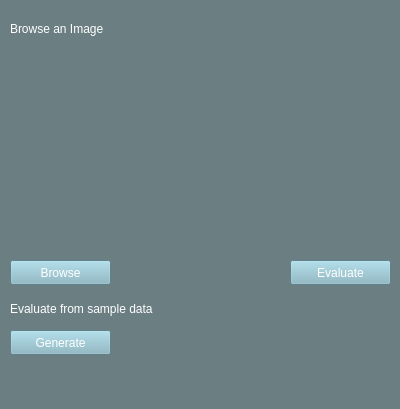
<?xml version="1.0" encoding="UTF-8"?>
<ui version="4.0">
 <class>MainWindow</class>
 <widget class="QMainWindow" name="MainWindow">
  <property name="geometry">
   <rect>
    <x>0</x>
    <y>0</y>
    <width>400</width>
    <height>409</height>
   </rect>
  </property>
  <property name="windowTitle">
   <string>Digit Recognition</string>
  </property>
  <property name="windowIcon">
   <iconset>
    <normaloff>:/logo/card.png</normaloff>:/logo/card.png</iconset>
  </property>
  <property name="styleSheet">
   <string notr="true">background-color: rgb(107, 126, 130);
color: rgb(255, 255, 255);
font: 75 10pt &quot;Kozuka Gothic Pr6N B&quot;;</string>
  </property>
  <widget class="QWidget" name="centralwidget">
   <widget class="QPushButton" name="pb_Browse">
    <property name="geometry">
     <rect>
      <x>10</x>
      <y>260</y>
      <width>101</width>
      <height>25</height>
     </rect>
    </property>
    <property name="styleSheet">
     <string notr="true">background-color: rgb(132, 181, 195);
color: rgb(255, 255, 255);</string>
    </property>
    <property name="text">
     <string>Browse</string>
    </property>
   </widget>
   <widget class="QPushButton" name="pb_Evaluate">
    <property name="geometry">
     <rect>
      <x>290</x>
      <y>260</y>
      <width>101</width>
      <height>25</height>
     </rect>
    </property>
    <property name="styleSheet">
     <string notr="true">background-color: rgb(132, 181, 195);
color: rgb(255, 255, 255);</string>
    </property>
    <property name="text">
     <string>Evaluate</string>
    </property>
   </widget>
   <widget class="QLabel" name="label">
    <property name="geometry">
     <rect>
      <x>10</x>
      <y>20</y>
      <width>121</width>
      <height>17</height>
     </rect>
    </property>
    <property name="text">
     <string>Browse an Image</string>
    </property>
   </widget>
   <widget class="QLabel" name="lbl_Name">
    <property name="geometry">
     <rect>
      <x>410</x>
      <y>0</y>
      <width>381</width>
      <height>20</height>
     </rect>
    </property>
    <property name="text">
     <string/>
    </property>
    <property name="alignment">
     <set>Qt::AlignRight|Qt::AlignTrailing|Qt::AlignVCenter</set>
    </property>
   </widget>
   <widget class="QLabel" name="label_2">
    <property name="geometry">
     <rect>
      <x>10</x>
      <y>300</y>
      <width>191</width>
      <height>17</height>
     </rect>
    </property>
    <property name="text">
     <string>Evaluate from sample data</string>
    </property>
   </widget>
   <widget class="QPushButton" name="pb_Generate">
    <property name="geometry">
     <rect>
      <x>10</x>
      <y>330</y>
      <width>101</width>
      <height>25</height>
     </rect>
    </property>
    <property name="styleSheet">
     <string notr="true">background-color: rgb(132, 181, 195);
color: rgb(255, 255, 255);</string>
    </property>
    <property name="text">
     <string>Generate</string>
    </property>
   </widget>
   <widget class="QLabel" name="label_3">
    <property name="geometry">
     <rect>
      <x>10</x>
      <y>40</y>
      <width>381</width>
      <height>211</height>
     </rect>
    </property>
    <property name="text">
     <string/>
    </property>
   </widget>
  </widget>
  <widget class="QMenuBar" name="menubar">
   <property name="geometry">
    <rect>
     <x>0</x>
     <y>0</y>
     <width>400</width>
     <height>22</height>
    </rect>
   </property>
  </widget>
  <widget class="QStatusBar" name="statusbar"/>
 </widget>
 <resources>
  <include location="../mainbg.qrc"/>
 </resources>
 <connections/>
</ui>
